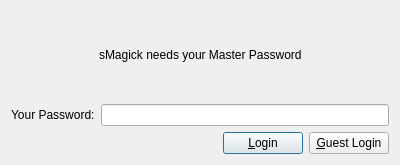
<ui version="4.0" >
 <class>MasterPasswordLogin</class>
 <widget class="QDialog" name="MasterPasswordLogin" >
  <property name="geometry" >
   <rect>
    <x>0</x>
    <y>0</y>
    <width>400</width>
    <height>165</height>
   </rect>
  </property>
  <property name="windowTitle" >
   <string>Master Password Login</string>
  </property>
  <property name="windowIcon" >
   <iconset resource="../icons.qrc" >:/icons/icon.svg</iconset>
  </property>
  <layout class="QVBoxLayout" >
   <item>
    <layout class="QHBoxLayout" >
     <item>
      <spacer>
       <property name="orientation" >
        <enum>Qt::Horizontal</enum>
       </property>
       <property name="sizeHint" >
        <size>
         <width>40</width>
         <height>20</height>
        </size>
       </property>
      </spacer>
     </item>
     <item>
      <widget class="QLabel" name="label_2" >
       <property name="text" >
        <string>sMagick needs your Master Password</string>
       </property>
      </widget>
     </item>
     <item>
      <spacer>
       <property name="orientation" >
        <enum>Qt::Horizontal</enum>
       </property>
       <property name="sizeHint" >
        <size>
         <width>40</width>
         <height>20</height>
        </size>
       </property>
      </spacer>
     </item>
    </layout>
   </item>
   <item>
    <layout class="QHBoxLayout" >
     <item>
      <widget class="QLabel" name="label" >
       <property name="text" >
        <string>Your Password:</string>
       </property>
      </widget>
     </item>
     <item>
      <widget class="QLineEdit" name="m_password" >
       <property name="echoMode" >
        <enum>QLineEdit::Password</enum>
       </property>
      </widget>
     </item>
    </layout>
   </item>
   <item>
    <layout class="QHBoxLayout" >
     <item>
      <spacer>
       <property name="orientation" >
        <enum>Qt::Horizontal</enum>
       </property>
       <property name="sizeHint" >
        <size>
         <width>40</width>
         <height>20</height>
        </size>
       </property>
      </spacer>
     </item>
     <item>
      <widget class="QPushButton" name="m_loginBtn" >
       <property name="text" >
        <string>&amp;Login</string>
       </property>
      </widget>
     </item>
     <item>
      <widget class="QPushButton" name="m_guestLoginBtn" >
       <property name="text" >
        <string>&amp;Guest Login</string>
       </property>
      </widget>
     </item>
    </layout>
   </item>
  </layout>
 </widget>
 <resources>
  <include location="../icons.qrc" />
 </resources>
 <connections/>
</ui>
